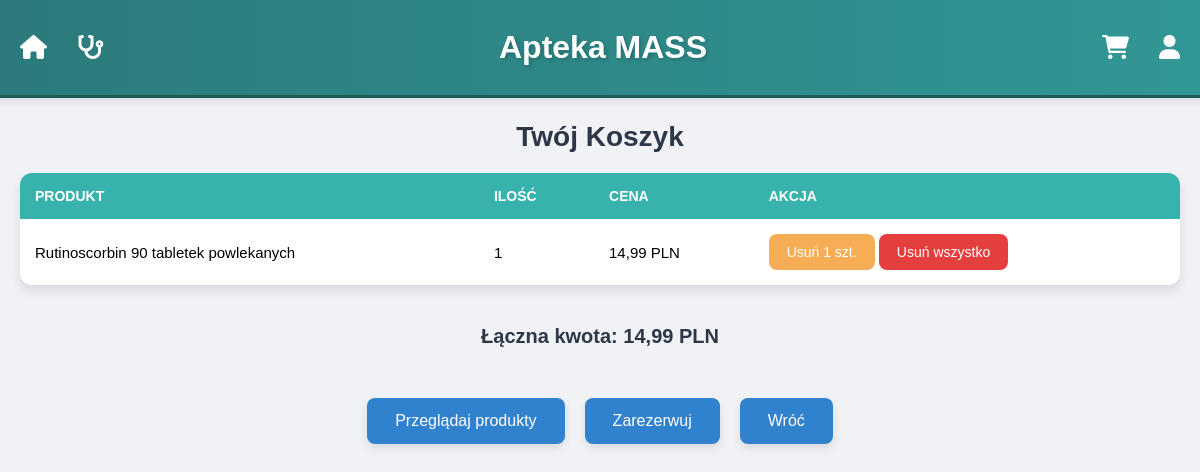
Before: /mass/cart/ (signed in) with the older database file.
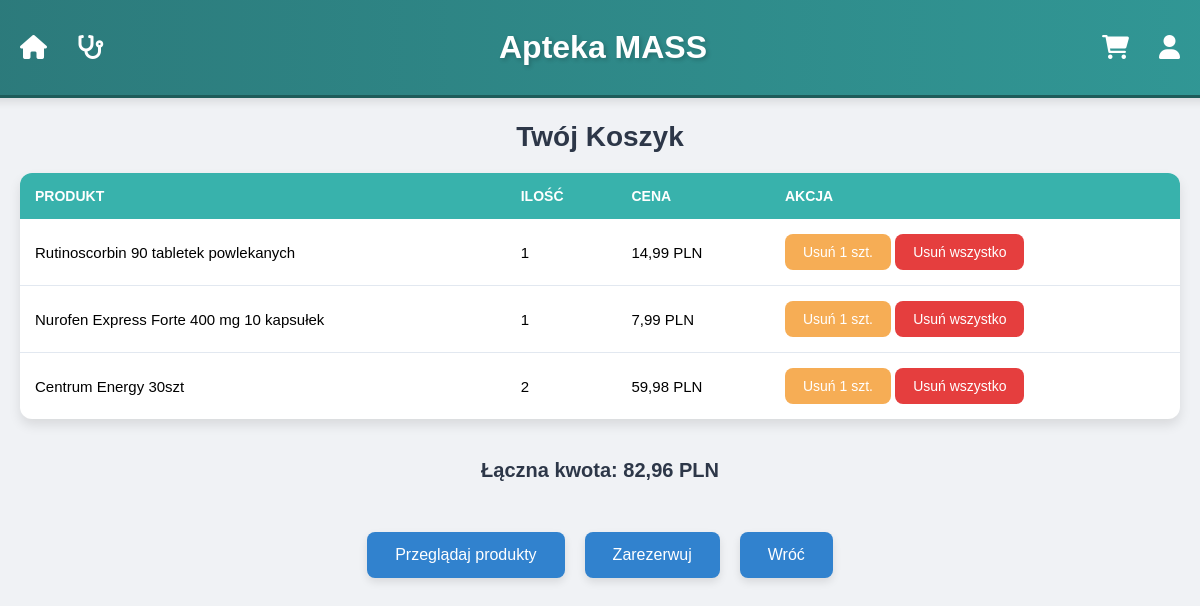
After: the same page with the newer database file.
### mass/models.py (models this page shows, shortened)
class CartItem(models.Model):
    medication = models.ForeignKey(Medication, on_delete=models.CASCADE)
    quantity = models.PositiveIntegerField()

class Medication(models.Model):
    class Category(models.TextChoices):
        PAIN = 'pain', 'Ból'
        ALLERGY = 'allergy', 'Alergia'
        DIABETIC = 'diabetic', 'Diabetyk'
        SKIN = 'skin', 'Skóra'
        COLD = 'cold', 'Przeziębienie'
        WOUNDS = 'wounds', 'Rany i oparzenia'
        DIGESTIVE = 'digestive', 'Trawienie'
        CONTRACEPTION = 'contraception', 'Antykoncepcja'
        VITAMINS = 'vitamins', 'Witaminy'
        OTHER = 'inne', 'Inne'
    name = models.CharField(max_length=100)
    side_effects = models.CharField(max_length=200)
    price = models.DecimalField(max_digits=10, decimal_places=2, null=True, blank=True)
    description = models.TextField(null=True, blank=True)
    image = models.ImageField(upload_to='MASS-main\image', null=True, blank=True)
    category_tag = models.CharField(max_length=20, choices=Category.choices, default=Category.OTHER)

### mass/views.py (the view)
# urls.py: path('cart/', views.cart_view, name='cart_view'),
@login_required
def cart_view(request):
    extended_user = get_object_or_404(ExtendedUser, user=request.user)
    cart = extended_user.cart
    cart_items = cart.items.all()
    request.session['prescription_id'] = None
    grand_total = sum(item.quantity * item.medication.price for item in cart_items)
    return render(request, 'cart.html', {'cart_items': cart_items, 'grand_total': grand_total})

### mass/templatetags/custom_filters.py (called while the page is built)
@register.filter
def multiply(value, arg):
    try:
        return value * arg
    except (ValueError, TypeError):
        return ''

### mass/templates/cart.html (shortened to what this page needs)
{% load custom_filters %}
<!DOCTYPE html>
<html lang="pl">
<head>
    {% load static %}
</head>
<body>
    {% include 'navbar.html' %}
    <h2>Twój Koszyk</h2>
    {% if cart_items %}
    <table>
        <thead>
            <tr>
                <th>Produkt</th>
                <th>Ilość</th>
                <th>Cena</th>
                <th>Akcja</th>
            </tr>
        </thead>
        <tbody>
            {% for item in cart_items %}
                <tr>
                    <td>{{ item.medication.name }}</td>
                    <td>{{ item.quantity }}</td>
                    <td>{{ item.medication.price|multiply:item.quantity }} PLN</td>
                    <td>
                        <form action="{% url 'remove_single_item' item.id %}" method="POST" style="display: inline-block;">
                            <button type="submit" class="remove-button" style="background-color: #f6ad55;"
                                    onclick="return confirm('Czy na pewno chcesz usunąć 1 sztukę tego produktu?')">Usuń 1 szt.</button>
                        </form>
                        <form action="{% url 'remove_from_cart' item.id %}" method="POST" style="display: inline-block;">
                            <button type="submit" class="remove-button" onclick="return confirm('Czy na pewno chcesz usunąć cały produkt z koszyka?')">Usuń wszystko</button>
                        </form>
                    </td>
                </tr>
            {% endfor %}
        </tbody>
    </table>
    <p class="total">Łączna kwota: {{ grand_total }} PLN</p>
    <div class="button-container">
        <a href="{% url 'products' %}"><button>Przeglądaj produkty</button></a>
        <a href="{% url 'checkout_view'%}"><button>Zarezerwuj</button></a>
        <a href="javascript:history.back()"><button>Wróć</button></a>
    </div>
    {% else %}
    <p style="text-align: center; font-size: 16px;">Twój koszyk jest pusty.</p>
    <div class="button-container">
        <a href="{% url 'products' %}"><button>Przeglądaj produkty</button></a>
    </div>
    {% endif %}
</body>
</html>

Changed rows visible on the page:
added CartItem: medication.name "Nurofen Express Forte 400 mg 10 kapsułek", quantity "1", medication.price|multiply "7,99"
added CartItem: medication.name "Centrum Energy 30szt", quantity "2", medication.price|multiply "59,98"
Other visible differences:
{{ grand_total }}: "14,99" → "82,96"
